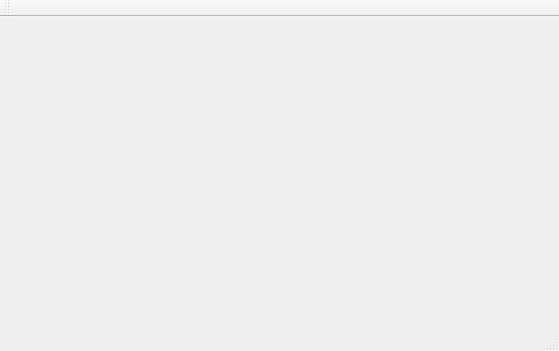
<?xml version="1.0" encoding="UTF-8"?>
<ui version="4.0">
 <class>MainWindowEx</class>
 <widget class="QMainWindow" name="MainWindowEx">
  <property name="geometry">
   <rect>
    <x>0</x>
    <y>0</y>
    <width>559</width>
    <height>351</height>
   </rect>
  </property>
  <property name="mouseTracking">
   <bool>true</bool>
  </property>
  <property name="windowTitle">
   <string>MainWindowEx</string>
  </property>
  <property name="styleSheet">
   <string notr="true"/>
  </property>
  <widget class="QWidget" name="centralWidget">
   <property name="maximumSize">
    <size>
     <width>16777215</width>
     <height>16777215</height>
    </size>
   </property>
  </widget>
  <widget class="QMenuBar" name="menuBar">
   <property name="geometry">
    <rect>
     <x>0</x>
     <y>0</y>
     <width>559</width>
     <height>23</height>
    </rect>
   </property>
  </widget>
  <widget class="QStatusBar" name="statusBar"/>
  <widget class="QToolBar" name="mainToolBar">
   <property name="windowTitle">
    <string>toolBar</string>
   </property>
   <attribute name="toolBarArea">
    <enum>TopToolBarArea</enum>
   </attribute>
   <attribute name="toolBarBreak">
    <bool>false</bool>
   </attribute>
  </widget>
 </widget>
 <layoutdefault spacing="6" margin="11"/>
 <resources/>
 <connections/>
</ui>
